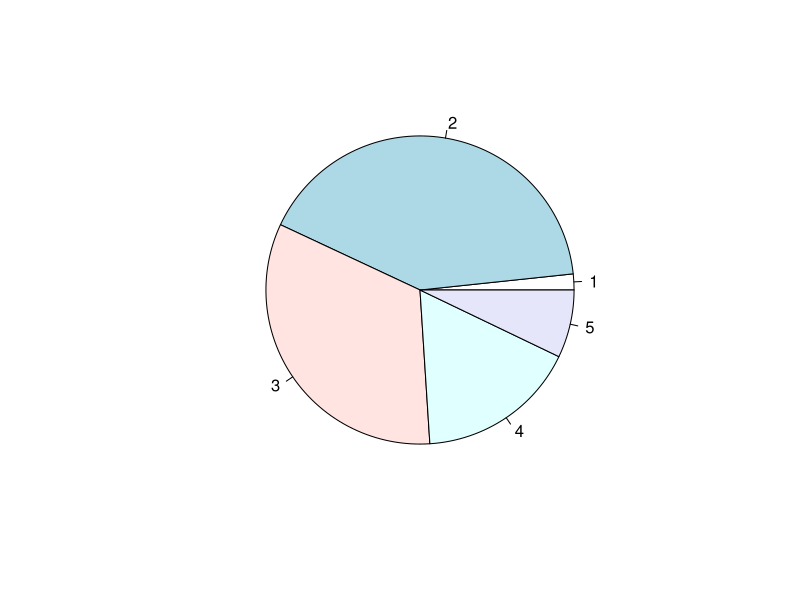
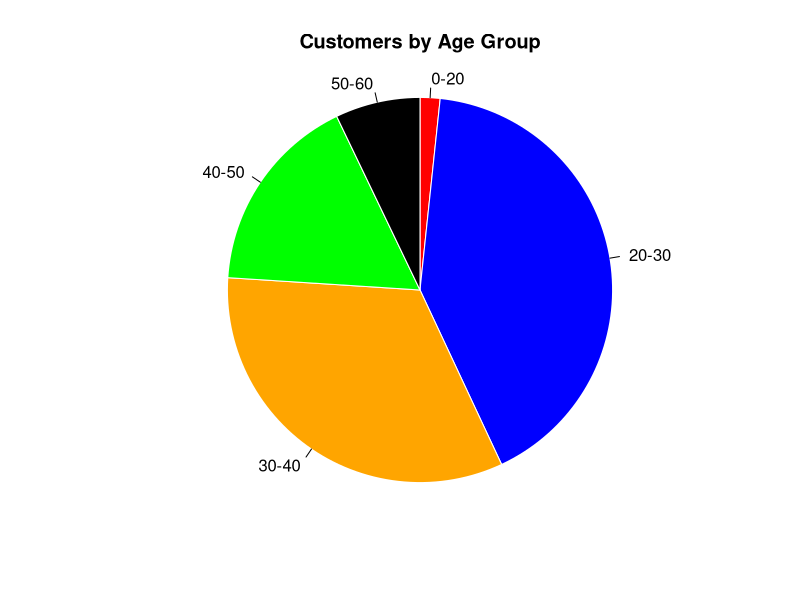
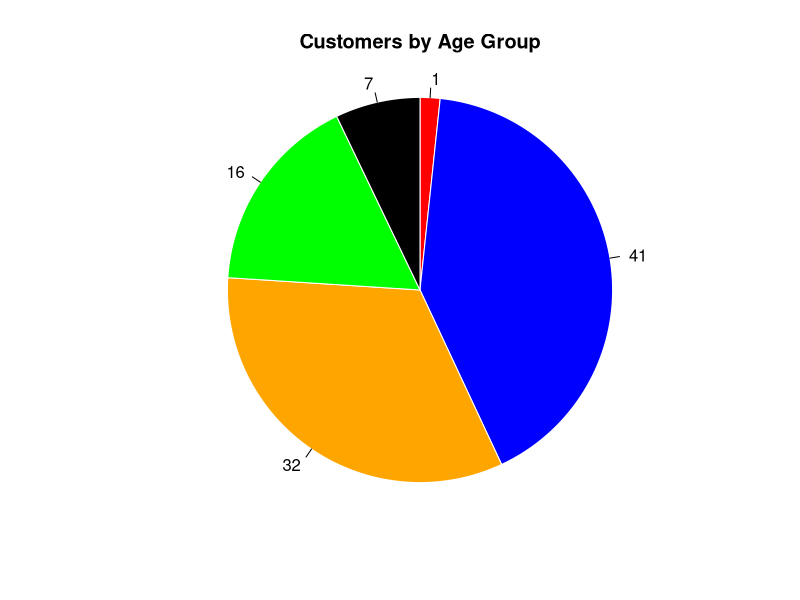
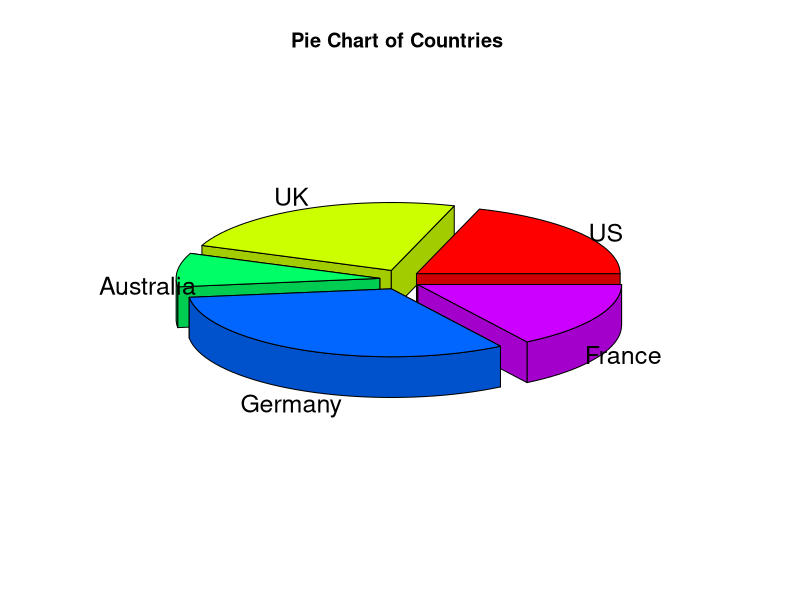

The R script that drew these images, in order:
Label <- c("0-20","20-30","30-40","40-50","50-60")
Count <- c(16,395,315,161,68)
age <- data.frame(Label,Count)


pie(age$Count)


pie(age$Count,
    label=age$Label,
    radius=1,
    main="Customers by Age Group",
    col=c("red","blue","orange","green","black"),
    border="white",
    clockwise=T
)

Count.pct <- c(16,395,315,161,68)/sum(Count)
Count.pct.label = as.integer(Count.pct*100)
pie(Count.pct,
    label=Count.pct.label,
    radius=1,
    main="Customers by Age Group",
    col=c("red","blue","orange","green","black"),
    border="white",
    clockwise=T
)


install.packages("plotrix")
library(plotrix)
slices <- c(10, 12, 4, 16, 8)
lbls <- c("US", "UK", "Australia", "Germany", "France")
pie3D(slices,
      labels=lbls,
      explode=0.1,
      main="Pie Chart of Countries ")